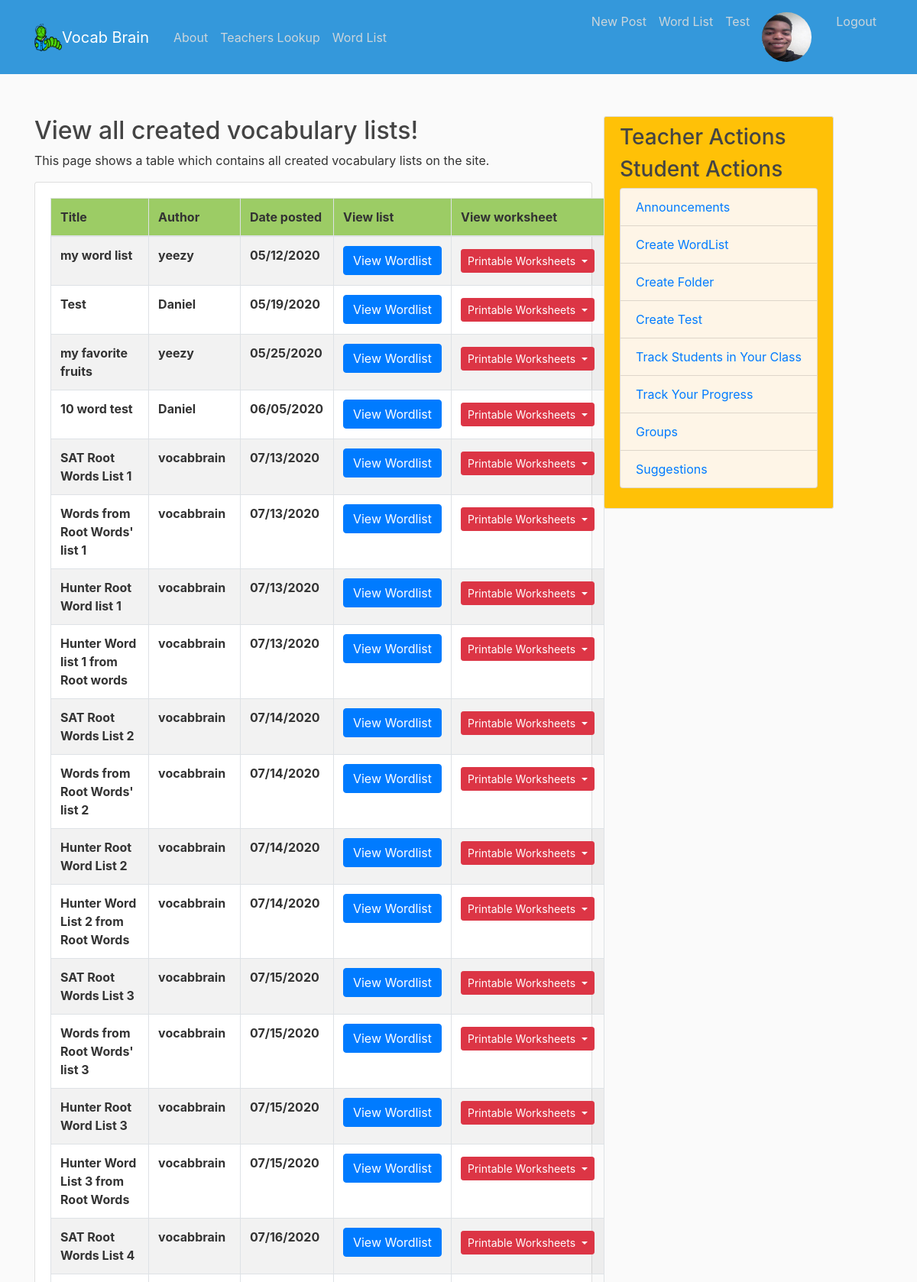
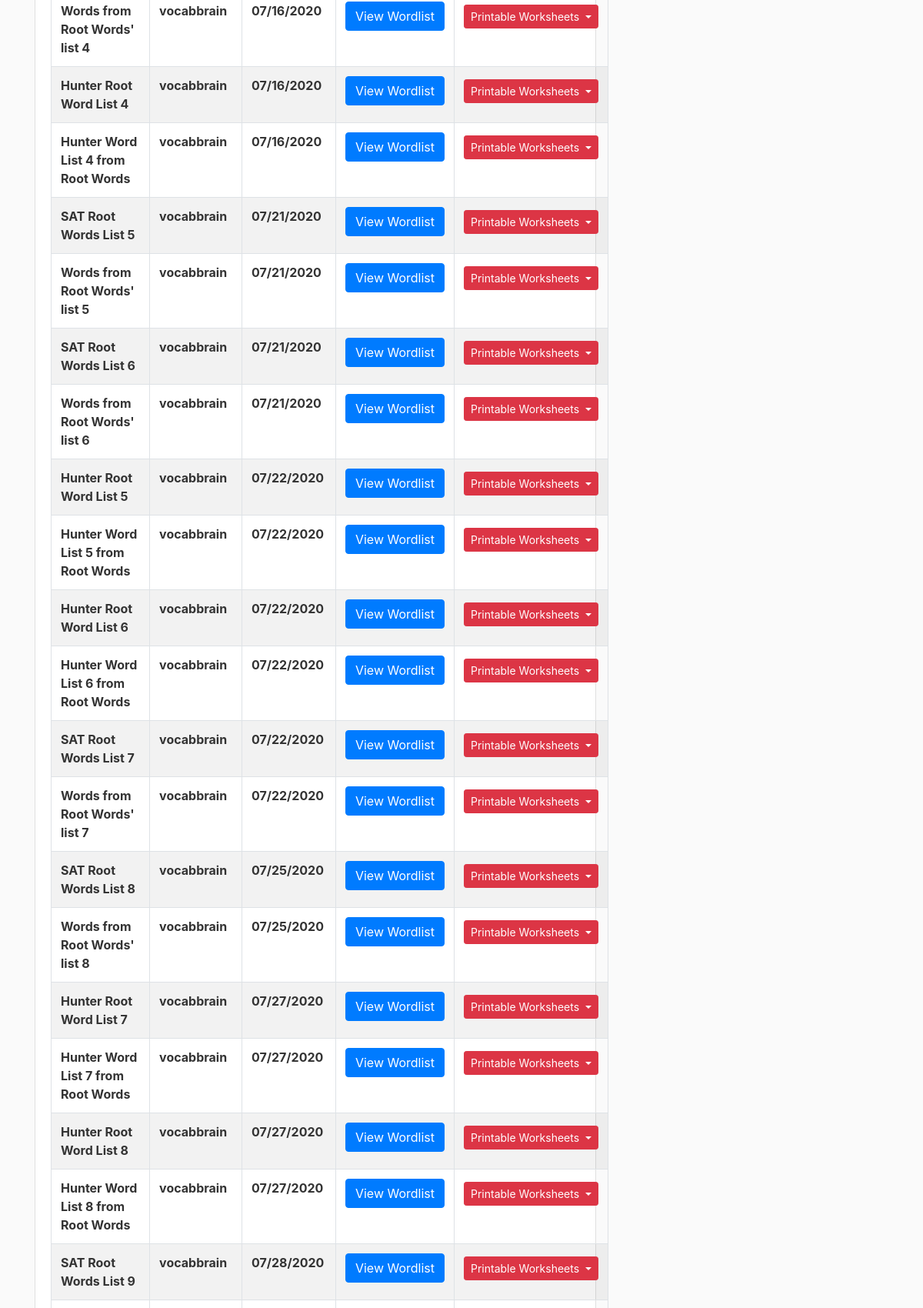
Page /temp/ (signed in, upper part) on the committed database (2 pictures, top to bottom).
### users/models.py (models this page shows, shortened)
class Profile(models.Model):
    user = models.OneToOneField(User, on_delete=models.CASCADE)
    image = models.ImageField(default='default.jpeg', upload_to='profile_pics')

### blog/models.py (models this page shows, shortened)
class WordList(models.Model):
    title = models.CharField(max_length=100)
    description = models.TextField()
    worksheet_text = RichTextUploadingField(blank=True, null=True)
    author = models.ForeignKey(User, on_delete=models.CASCADE)
    date_posted = models.DateTimeField(default=timezone.now)
    folder = models.ForeignKey(Folder, on_delete=models.SET_NULL, blank=True, null=True)

### blog/views.py (the view)
# urls.py: path('temp/', views.temp, name='blog-temp'),
def temp(request):
    context = {
        'lists': WordList.objects.all()
    }
    return render(request, 'blog/temp.html', context)

### blog/templates/blog/temp.html (shortened to what this page needs)
{% extends "blog/base.html" %}
{% block content%}
<h2>View all created vocabulary lists!</h2>
<p>This page shows a table which contains all created vocabulary lists on the site.</p>
    <div class = "row">
<div class = "col-md">
<div class = "card card-body">
    <table class = "table table-striped table-bordered mydatatable" width="100%">
    <thead>
        <tr style="background-color:#9CCC65 ">
            <th >Title</th>
            <th>Author</th>
             <th>Date posted</th>
             <th>View list</th>
             <th>View worksheet</th>
        </tr>
    </thead>
    <tbody>
           {% for list in lists %}
       <tr>
            <th>  {{list.title}}</th>
            <th>  {{list.author}} </th>
            <th>  {{list.date_posted|date:"SHORT_DATE_FORMAT" }} </th>
            <th> <button class = "btn btn-primary" onclick="window.location.href='{% url 'list-detail' list.id %}'">View Wordlist </button></th>
            <th>
                <div class="dropdown">
  <button class="btn btn-danger btn-sm mt-1 mb-1 dropdown-toggle" type="button" id="dropdownMenuButton" data-toggle="dropdown" aria-haspopup="true" aria-expanded="false">
    Printable Worksheets
  </button>
</div>
            </th>
        </tr>
          {% endfor %}
      </tbody>
    </table>
    </div>
  </div>
</div>
{% endblock content %}

### blog/templates/blog/base.html (shortened to what this page needs)
{% load static %}
<!DOCTYPE html>
<html>
<head>
    <link rel="stylesheet" href="https://maxcdn.bootstrapcdn.com/bootstrap/4.0.0/css/bootstrap.min.css">
<link rel="stylesheet" type="text/css" href="{% static 'blog/main.css'%}">
<link rel="stylesheet" type="text/css" href="https://cdn.datatables.net/v/bs4/dt-1.10.21/datatables.min.css"/>
</head>
<body>
    <header class="site-header">
  <nav class="navbar navbar-expand-md navbar-dark box-shadow fixed-top" style="background-color: #3498DB;">
    <div class="container">
      <img src="{% static "img/bookworm.png" %}" alt="" width="36" height="36" viewBox="0 0 612 612">
      <a class="navbar-brand mr-4" href="{% url 'blog-home' %}">Vocab Brain </a>
      <div class="collapse navbar-collapse" id="navbarToggle">
        <div class="navbar-nav mr-auto">
          <a class="nav-item nav-link" href="{% url 'blog-about' %}">About</a>
          {% if user.is_authenticated %}
                {% for group in user.groups.all %}
                      {% if group.name == 'Student' %}
          <a class="nav-item nav-link" href="{% url 'blog-teacher_lookup' %}">Teachers Lookup</a>
          <a class="nav-item nav-link" href="{% url 'blog-temp' %}">Word List</a>
          {% endif %}
          {%  endfor %}
          {% endif %}
        </div>
        <div class="navbar-nav">
          {% if user.is_authenticated %}
          {% if user.is_superuser %}
          <a class="nav-item nav-link" href="{% url 'post-create' %}">New Post</a>
          {% endif %}
            {% for group in user.groups.all %}
            {% if group.name == 'Teacher' %}
          <a class="nav-item nav-link" href="{% url 'blog-temp' %}">Word List</a>
          <a class="nav-item nav-link" href="{% url 'blog-temp2' %}">Test</a>
          {% endif %}
          {% endfor %}
          <a class="nav-item nav-link" href="{% url 'profile' %}">
            <img class="rounded-circle article-img" src="{{ request.user.profile.image.url }}" id="img">
          </a>
          <a class="nav-item nav-link" href="{% url 'logout' %}">Logout</a>
          {% else %}
          <a class="nav-item nav-link" href="{% url 'login' %}">Login</a>
          <a class="nav-item nav-link" href="{% url 'register' %}">Register</a>
          {% endif %}
        </div>
      </div>
    </div>
  </nav>
<br><br><br>
</header>
    <main role="main" class="container">
  <div class="row">
    <div class="col-md-8">
      {% block content %}{% endblock %}
    </div>
    <div class="col-md-0">
      <div class="content-section" div id= "sidebar" style="background-color: #FFC107;">
        {%block sidebar%}
        {% if user.is_authenticated %}
                {% for group in user.groups.all %}
                      {% if group.name == 'Teacher' %}
        <h3>Teacher Actions</h3>
           {% else %}
           {% if group.name == 'Student' %}
            <h3>Student Actions</h3>
             {% endif %}
          {% endif %}
          {% endfor %}
          {% endif %}
          <ul class="list-group" >
            <li class="list-group-item list-group-item-light" style="background-color: #FEF5E7;color: blue;"><a href="{% url 'blog-announce' %}" > Announcements</a></li>
            {% if user.is_authenticated %}
                {% for group in user.groups.all %}
                      {% if group.name == 'Teacher' %}
                      <li class="list-group-item list-group-item-light" style="background-color: #FEF5E7;color: blue;"><a href="{% url 'list-create' %}" >Create WordList</a></li>
                       <li class="list-group-item list-group-item-light" style="background-color: #FEF5E7;color: blue;"><a href="{% url 'folder-create' %}" >Create Folder</a></li>
                      <li class="list-group-item list-group-item-light" style="background-color: #FEF5E7;color: blue;"><a href="{% url 'test-create' %}" >Create Test</a></li>
                      <li class="list-group-item list-group-item-light" style="background-color: #FEF5E7;color: blue;"><a href="{% url 'blog-student_tracker' %}" >Track Students in Your Class</a></li>
                      {% endif %}
                      {% if group.name == 'Student' %}
                      <li class="list-group-item list-group-item-light" style="background-color: #FEF5E7;color: blue;"><a href="{% url 'blog-track_progress' %}" >Track Your Progress</a></li>
                      <li class="list-group-item list-group-item-light" style="background-color: #FEF5E7;color: blue;"><a href="{% url 'blog-groups' %}" >Groups</a></li>
                      {% endif %}
                          {% endfor %}
                            {% endif %}
            <li class="list-group-item list-group-item-light" style="background-color: #FEF5E7;color: blue;"><a href="{% url 'blog-suggest' %}" >Suggestions</a></li>
          </ul>
        {% endblock %}
      </div>
  </div>
  </div>
<br><br><br><br>
</main>
</body>
</html>

### blog/static/blog/main.css (style rules this page uses)
body { background: #fafafa; color: #333333; margin-top: 5rem; }
h1, h2, h3, h4, h5, h6 { color: #444444; }
ul { margin: 0; }
.site-header .navbar-nav .nav-link { color: #cbd5db; }
.content-section { background: #ffffff; padding: 10px 20px; border: 1px solid #dddddd; border-radius: 3px; margin-bottom: 20px; }
.article-img { height: 65px; width: 65px; margin-right: 16px; }

### rows in the picture
WordList: title "my word list", author "yeezy", date_posted "05/12/2020"
WordList: title "Test", author "Daniel", date_posted "05/19/2020"
WordList: title "my favorite fruits", author "yeezy", date_posted "05/25/2020"
WordList: title "10 word test", author "Daniel", date_posted "06/05/2020"
WordList: title "SAT Root Words List 1", author "vocabbrain", date_posted "07/13/2020"
WordList: title "Words from Root Words' list 1", author "vocabbrain", date_posted "07/13/2020"
WordList: title "Hunter Root Word list 1", author "vocabbrain", date_posted "07/13/2020"
WordList: title "Hunter Word list 1 from Root words", author "vocabbrain", date_posted "07/13/2020"
WordList: title "SAT Root Words List 2", author "vocabbrain", date_posted "07/14/2020"
WordList: title "Words from Root Words' list 2", author "vocabbrain", date_posted "07/14/2020"
WordList: title "Hunter Root Word List 2", author "vocabbrain", date_posted "07/14/2020"
WordList: title "Hunter Word List 2 from Root Words", author "vocabbrain", date_posted "07/14/2020"
WordList: title "SAT Root Words List 3", author "vocabbrain", date_posted "07/15/2020"
WordList: title "Words from Root Words' list 3", author "vocabbrain", date_posted "07/15/2020"
WordList: title "Hunter Root Word List 3", author "vocabbrain", date_posted "07/15/2020"
WordList: title "Hunter Word List 3 from Root Words", author "vocabbrain", date_posted "07/15/2020"
WordList: title "SAT Root Words List 4", author "vocabbrain", date_posted "07/16/2020"
WordList: title "Words from Root Words' list 4", author "vocabbrain", date_posted "07/16/2020"
WordList: title "Hunter Root Word List 4", author "vocabbrain", date_posted "07/16/2020"
WordList: title "Hunter Word List 4 from Root Words", author "vocabbrain", date_posted "07/16/2020"
WordList: title "SAT Root Words List 5", author "vocabbrain", date_posted "07/21/2020"
WordList: title "Words from Root Words' list 5", author "vocabbrain", date_posted "07/21/2020"
WordList: title "SAT Root Words List 6", author "vocabbrain", date_posted "07/21/2020"
WordList: title "Words from Root Words' list 6", author "vocabbrain", date_posted "07/21/2020"
WordList: title "Hunter Root Word List 5", author "vocabbrain", date_posted "07/22/2020"
WordList: title "Hunter Word List 5 from Root Words", author "vocabbrain", date_posted "07/22/2020"
WordList: title "Hunter Root Word List 6", author "vocabbrain", date_posted "07/22/2020"
WordList: title "Hunter Word List 6 from Root Words", author "vocabbrain", date_posted "07/22/2020"
WordList: title "SAT Root Words List 7", author "vocabbrain", date_posted "07/22/2020"
WordList: title "Words from Root Words' list 7", author "vocabbrain", date_posted "07/22/2020"
WordList: title "SAT Root Words List 8", author "vocabbrain", date_posted "07/25/2020"
WordList: title "Words from Root Words' list 8", author "vocabbrain", date_posted "07/25/2020"
WordList: title "Hunter Root Word List 7", author "vocabbrain", date_posted "07/27/2020"
WordList: title "Hunter Word List 7 from Root Words", author "vocabbrain", date_posted "07/27/2020"
WordList: title "Hunter Root Word List 8", author "vocabbrain", date_posted "07/27/2020"
WordList: title "Hunter Word List 8 from Root Words", author "vocabbrain", date_posted "07/27/2020"
WordList: title "SAT Root Words List 9", author "vocabbrain", date_posted "07/28/2020"
